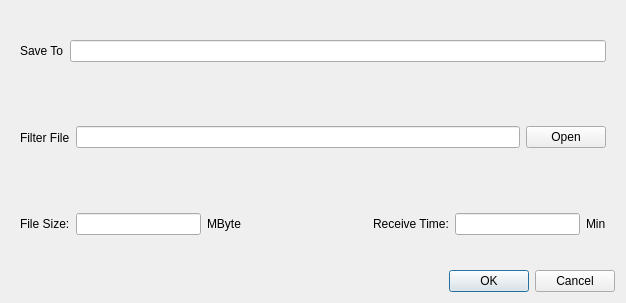
<?xml version="1.0" encoding="UTF-8"?>
<ui version="4.0">
 <class>DialogBaseline</class>
 <widget class="QDialog" name="DialogBaseline">
  <property name="geometry">
   <rect>
    <x>0</x>
    <y>0</y>
    <width>626</width>
    <height>303</height>
   </rect>
  </property>
  <property name="windowTitle">
   <string>Baseline</string>
  </property>
  <layout class="QGridLayout" name="gridLayout">
   <item row="2" column="0">
    <widget class="QWidget" name="widget_2" native="true">
     <layout class="QHBoxLayout" name="horizontalLayout_2">
      <item>
       <widget class="QLabel" name="label_5">
        <property name="text">
         <string>File Size:</string>
        </property>
       </widget>
      </item>
      <item>
       <widget class="QLineEdit" name="lineEditSaveFileLength"/>
      </item>
      <item>
       <widget class="QLabel" name="label_6">
        <property name="text">
         <string>MByte</string>
        </property>
       </widget>
      </item>
      <item>
       <spacer name="horizontalSpacer">
        <property name="orientation">
         <enum>Qt::Orientation::Horizontal</enum>
        </property>
        <property name="sizeHint" stdset="0">
         <size>
          <width>40</width>
          <height>20</height>
         </size>
        </property>
       </spacer>
      </item>
      <item>
       <widget class="QLabel" name="label_7">
        <property name="text">
         <string>Receive Time:</string>
        </property>
       </widget>
      </item>
      <item>
       <widget class="QLineEdit" name="lineEditTimeOut"/>
      </item>
      <item>
       <widget class="QLabel" name="label_8">
        <property name="text">
         <string>Min</string>
        </property>
       </widget>
      </item>
     </layout>
    </widget>
   </item>
   <item row="0" column="0">
    <widget class="QWidget" name="widget" native="true">
     <layout class="QHBoxLayout" name="horizontalLayout">
      <item>
       <widget class="QLabel" name="label_3">
        <property name="text">
         <string>Save To</string>
        </property>
       </widget>
      </item>
      <item>
       <widget class="QLineEdit" name="lineEditSaveTo"/>
      </item>
     </layout>
    </widget>
   </item>
   <item row="1" column="0">
    <widget class="QWidget" name="widget_3" native="true">
     <layout class="QHBoxLayout" name="horizontalLayout_3">
      <item>
       <widget class="QLabel" name="label_4">
        <property name="text">
         <string>Filter File</string>
        </property>
       </widget>
      </item>
      <item>
       <widget class="QLineEdit" name="lineEditFilterFile"/>
      </item>
      <item>
       <widget class="QPushButton" name="pushButtonOpenFilterFile">
        <property name="text">
         <string>Open</string>
        </property>
       </widget>
      </item>
     </layout>
    </widget>
   </item>
   <item row="5" column="0">
    <widget class="QDialogButtonBox" name="buttonBoxBaseline">
     <property name="orientation">
      <enum>Qt::Orientation::Horizontal</enum>
     </property>
     <property name="standardButtons">
      <set>QDialogButtonBox::StandardButton::Cancel|QDialogButtonBox::StandardButton::Ok</set>
     </property>
    </widget>
   </item>
  </layout>
 </widget>
 <resources/>
 <connections>
  <connection>
   <sender>buttonBoxBaseline</sender>
   <signal>accepted()</signal>
   <receiver>DialogBaseline</receiver>
   <slot>accept()</slot>
   <hints>
    <hint type="sourcelabel">
     <x>248</x>
     <y>254</y>
    </hint>
    <hint type="destinationlabel">
     <x>157</x>
     <y>274</y>
    </hint>
   </hints>
  </connection>
  <connection>
   <sender>buttonBoxBaseline</sender>
   <signal>rejected()</signal>
   <receiver>DialogBaseline</receiver>
   <slot>reject()</slot>
   <hints>
    <hint type="sourcelabel">
     <x>316</x>
     <y>260</y>
    </hint>
    <hint type="destinationlabel">
     <x>286</x>
     <y>274</y>
    </hint>
   </hints>
  </connection>
 </connections>
</ui>
